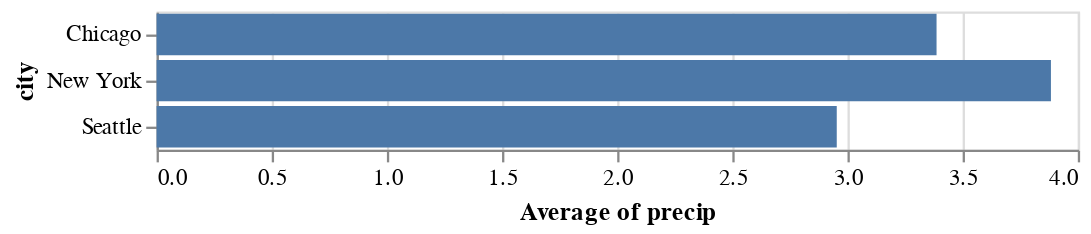

Here is the notebook cell this chart was saved with:
### Markdown cell above
## Changing the Mark Type

Let's say we want to represent our aggregated values using rectangular bars rather than circular points. We can do this by replacing `Chart.mark_point` with `Chart.mark_bar`:

### Code cell
alt.Chart(df).mark_bar().encode(
    x='average(precip)',
    y='city'
)

### Figure 1 — Vega-Lite specification as saved in the notebook (floating-point values rounded to 4 significant figures)
{"config": {"view": {"continuousWidth": 400, "continuousHeight": 300}}, "data": {"name": "data-fdfbb22e8e0e89f6556d8a3b434b0c97"}, "mark": "bar", "encoding": {"x": {"type": "quantitative", "aggregate": "average", "field": "precip"}, "y": {"type": "nominal", "field": "city"}}, "$schema": "https://vega.github.io/schema/vega-lite/v4.8.1.json", "datasets": {"data-fdfbb22e8e0e89f6556d8a3b434b0c97": [{"city": "Seattle", "month": "Apr", "precip": 2.68}, {"city": "Seattle", "month": "Aug", "precip": 0.87}, {"city": "Seattle", "month": "Dec", "precip": 5.31}, {"city": "New York", "month": "Apr", "precip": 3.94}, {"city": "New York", "month": "Aug", "precip": 4.13}, {"city": "New York", "month": "Dec", "precip": 3.58}, {"city": "Chicago", "month": "Apr", "precip": 3.62}, {"city": "Chicago", "month": "Aug", "precip": 3.98}, {"city": "Chicago", "month": "Dec", "precip": 2.56}]}}
